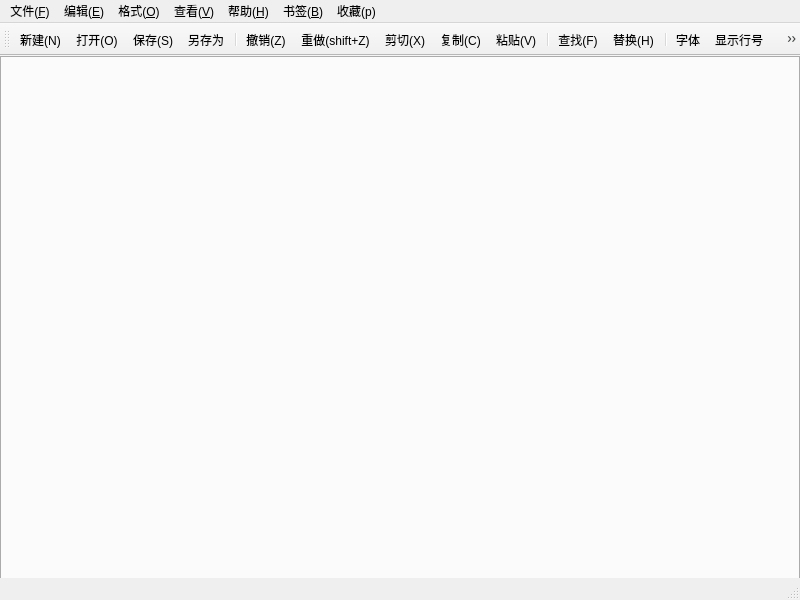
<?xml version="1.0" encoding="UTF-8"?>
<ui version="4.0">
 <class>MainWindow</class>
 <widget class="QMainWindow" name="MainWindow">
  <property name="geometry">
   <rect>
    <x>0</x>
    <y>0</y>
    <width>800</width>
    <height>600</height>
   </rect>
  </property>
  <property name="windowTitle">
   <string>MainWindow</string>
  </property>
  <widget class="QWidget" name="centralwidget">
   <widget class="QTabWidget" name="tabWidget">
    <property name="geometry">
     <rect>
      <x>0</x>
      <y>0</y>
      <width>800</width>
      <height>600</height>
     </rect>
    </property>
    <property name="currentIndex">
     <number>-1</number>
    </property>
   </widget>
  </widget>
  <widget class="QMenuBar" name="menubar">
   <property name="geometry">
    <rect>
     <x>0</x>
     <y>0</y>
     <width>800</width>
     <height>25</height>
    </rect>
   </property>
   <widget class="QMenu" name="menu_F">
    <property name="title">
     <string>文件(&amp;F)</string>
    </property>
    <addaction name="actionNew"/>
    <addaction name="actionOpen"/>
    <addaction name="actionSave"/>
    <addaction name="actionSaveAs"/>
    <addaction name="actionExit"/>
   </widget>
   <widget class="QMenu" name="menu_E">
    <property name="title">
     <string>编辑(&amp;E)</string>
    </property>
    <addaction name="actionUndo"/>
    <addaction name="actionRedo"/>
    <addaction name="actCut"/>
    <addaction name="actionCopy"/>
    <addaction name="actionPaste"/>
   </widget>
   <widget class="QMenu" name="menu_O">
    <property name="title">
     <string>格式(&amp;O)</string>
    </property>
    <addaction name="actionShowLineNumber"/>
    <addaction name="actionUneWrap"/>
    <addaction name="separator"/>
    <addaction name="actionFont"/>
    <addaction name="actionFontColor"/>
    <addaction name="separator"/>
    <addaction name="actionFontBackground"/>
    <addaction name="actionEditorBackground"/>
   </widget>
   <widget class="QMenu" name="menu_V">
    <property name="title">
     <string>查看(&amp;V)</string>
    </property>
    <addaction name="actionShowToolbar"/>
    <addaction name="actionShowstatusbar"/>
    <addaction name="actionFind"/>
    <addaction name="actionReplace"/>
   </widget>
   <widget class="QMenu" name="menu_H">
    <property name="title">
     <string>帮助(&amp;H)</string>
    </property>
    <addaction name="actionAbout"/>
   </widget>
   <widget class="QMenu" name="menuBookmarks">
    <property name="title">
     <string>书签(&amp;B)</string>
    </property>
    <addaction name="actionAddBookmark"/>
    <addaction name="actionRemoveBookmark"/>
    <addaction name="actionViewBookmarks"/>
    <addaction name="actionGotoBookmark"/>
   </widget>
   <widget class="QMenu" name="menu_p">
    <property name="title">
     <string>收藏(p)</string>
    </property>
    <addaction name="actionAddFavorite"/>
    <addaction name="actionRemoveFavorite"/>
    <addaction name="actionOpenFavorite"/>
    <addaction name="actionViewFavorites"/>
   </widget>
   <addaction name="menu_F"/>
   <addaction name="menu_E"/>
   <addaction name="menu_O"/>
   <addaction name="menu_V"/>
   <addaction name="menu_H"/>
   <addaction name="menuBookmarks"/>
   <addaction name="menu_p"/>
  </widget>
  <widget class="QToolBar" name="toolBar">
   <property name="windowTitle">
    <string>toolBar</string>
   </property>
   <property name="toolButtonStyle">
    <enum>Qt::ToolButtonStyle::ToolButtonIconOnly</enum>
   </property>
   <attribute name="toolBarArea">
    <enum>TopToolBarArea</enum>
   </attribute>
   <attribute name="toolBarBreak">
    <bool>false</bool>
   </attribute>
   <addaction name="actionNew"/>
   <addaction name="actionOpen"/>
   <addaction name="actionSave"/>
   <addaction name="actionSaveAs"/>
   <addaction name="separator"/>
   <addaction name="actionUndo"/>
   <addaction name="actionRedo"/>
   <addaction name="actCut"/>
   <addaction name="actionCopy"/>
   <addaction name="actionPaste"/>
   <addaction name="separator"/>
   <addaction name="actionFind"/>
   <addaction name="actionReplace"/>
   <addaction name="separator"/>
   <addaction name="actionFont"/>
   <addaction name="actionShowLineNumber"/>
   <addaction name="actionUneWrap"/>
   <addaction name="separator"/>
   <addaction name="actionShowToolbar"/>
   <addaction name="actionShowstatusbar"/>
   <addaction name="actionToggleTheme"/>
  </widget>
  <widget class="QStatusBar" name="statusBar"/>
  <action name="actionNew">
   <property name="icon">
    <iconset theme="QIcon::ThemeIcon::DocumentNew" resource="img.qrc">
     <normaloff>:/img/new2.bmp</normaloff>
     <normalon>:/img/120.bmp</normalon>:/img/new2.bmp</iconset>
   </property>
   <property name="text">
    <string>新建(N)</string>
   </property>
   <property name="toolTip">
    <string>新建(N)</string>
   </property>
   <property name="shortcut">
    <string>Ctrl+N</string>
   </property>
   <property name="menuRole">
    <enum>QAction::MenuRole::TextHeuristicRole</enum>
   </property>
  </action>
  <action name="actCut">
   <property name="icon">
    <iconset theme="QIcon::ThemeIcon::EditCut" resource="img.qrc">
     <normaloff>:/img/cut.bmp</normaloff>:/img/cut.bmp</iconset>
   </property>
   <property name="text">
    <string>剪切(X)</string>
   </property>
   <property name="toolTip">
    <string>剪切(X)</string>
   </property>
   <property name="shortcut">
    <string>Ctrl+X</string>
   </property>
  </action>
  <action name="actionExit">
   <property name="icon">
    <iconset theme="QIcon::ThemeIcon::SystemLogOut" resource="img.qrc">
     <normaloff>:/img/Exit.png</normaloff>:/img/Exit.png</iconset>
   </property>
   <property name="text">
    <string>退出</string>
   </property>
   <property name="toolTip">
    <string>退出</string>
   </property>
  </action>
  <action name="actionSave">
   <property name="icon">
    <iconset theme="QIcon::ThemeIcon::DocumentSave" resource="img.qrc">
     <normaloff>:/img/Save.png</normaloff>:/img/Save.png</iconset>
   </property>
   <property name="text">
    <string>保存(S)</string>
   </property>
   <property name="toolTip">
    <string>保存</string>
   </property>
   <property name="shortcut">
    <string>Ctrl+S</string>
   </property>
   <property name="menuRole">
    <enum>QAction::MenuRole::TextHeuristicRole</enum>
   </property>
  </action>
  <action name="actionSaveAs">
   <property name="icon">
    <iconset theme="QIcon::ThemeIcon::DocumentSaveAs" resource="img.qrc">
     <normaloff>:/img/Saveas.png</normaloff>:/img/Saveas.png</iconset>
   </property>
   <property name="text">
    <string>另存为</string>
   </property>
   <property name="toolTip">
    <string>另存为</string>
   </property>
   <property name="menuRole">
    <enum>QAction::MenuRole::TextHeuristicRole</enum>
   </property>
  </action>
  <action name="actionUndo">
   <property name="icon">
    <iconset theme="QIcon::ThemeIcon::EditUndo"/>
   </property>
   <property name="text">
    <string>撤销(Z)</string>
   </property>
   <property name="toolTip">
    <string>撤销(Z)</string>
   </property>
   <property name="shortcut">
    <string>Ctrl+Z</string>
   </property>
   <property name="menuRole">
    <enum>QAction::MenuRole::NoRole</enum>
   </property>
  </action>
  <action name="actionOpen">
   <property name="icon">
    <iconset theme="QIcon::ThemeIcon::DocumentOpen"/>
   </property>
   <property name="text">
    <string>打开(O)</string>
   </property>
   <property name="toolTip">
    <string>打开(O)</string>
   </property>
   <property name="shortcut">
    <string>Ctrl+O</string>
   </property>
   <property name="menuRole">
    <enum>QAction::MenuRole::NoRole</enum>
   </property>
  </action>
  <action name="actionCopy">
   <property name="icon">
    <iconset theme="QIcon::ThemeIcon::EditCopy"/>
   </property>
   <property name="text">
    <string>复制(C)</string>
   </property>
   <property name="toolTip">
    <string>复制(C)</string>
   </property>
   <property name="shortcut">
    <string>Ctrl+C</string>
   </property>
   <property name="menuRole">
    <enum>QAction::MenuRole::TextHeuristicRole</enum>
   </property>
  </action>
  <action name="actionPaste">
   <property name="icon">
    <iconset theme="QIcon::ThemeIcon::EditPaste"/>
   </property>
   <property name="text">
    <string>粘贴(V)</string>
   </property>
   <property name="toolTip">
    <string>粘贴(V)</string>
   </property>
   <property name="shortcut">
    <string>Ctrl+V</string>
   </property>
   <property name="menuRole">
    <enum>QAction::MenuRole::NoRole</enum>
   </property>
  </action>
  <action name="actionFind">
   <property name="icon">
    <iconset theme="QIcon::ThemeIcon::SystemSearch"/>
   </property>
   <property name="text">
    <string>查找(F)</string>
   </property>
   <property name="toolTip">
    <string>查找(F)</string>
   </property>
   <property name="shortcut">
    <string>Ctrl+F</string>
   </property>
   <property name="menuRole">
    <enum>QAction::MenuRole::NoRole</enum>
   </property>
  </action>
  <action name="actionReplace">
   <property name="icon">
    <iconset theme="QIcon::ThemeIcon::MediaPlaylistRepeat"/>
   </property>
   <property name="text">
    <string>替换(H)</string>
   </property>
   <property name="toolTip">
    <string>替换(H)</string>
   </property>
   <property name="shortcut">
    <string>Ctrl+H</string>
   </property>
   <property name="menuRole">
    <enum>QAction::MenuRole::NoRole</enum>
   </property>
  </action>
  <action name="actionFont">
   <property name="icon">
    <iconset theme="QIcon::ThemeIcon::FormatTextItalic"/>
   </property>
   <property name="text">
    <string>字体</string>
   </property>
   <property name="toolTip">
    <string>字体</string>
   </property>
   <property name="menuRole">
    <enum>QAction::MenuRole::NoRole</enum>
   </property>
  </action>
  <action name="actionUneWrap">
   <property name="checkable">
    <bool>true</bool>
   </property>
   <property name="icon">
    <iconset theme="QIcon::ThemeIcon::FormatJustifyCenter"/>
   </property>
   <property name="text">
    <string>自动换行</string>
   </property>
   <property name="toolTip">
    <string>自动换行</string>
   </property>
   <property name="menuRole">
    <enum>QAction::MenuRole::NoRole</enum>
   </property>
  </action>
  <action name="actionShowToolbar">
   <property name="checkable">
    <bool>true</bool>
   </property>
   <property name="icon">
    <iconset resource="img.qrc">
     <normaloff>:/img/IcOutlineHandyman.png</normaloff>:/img/IcOutlineHandyman.png</iconset>
   </property>
   <property name="text">
    <string>工具栏</string>
   </property>
   <property name="toolTip">
    <string>工具栏</string>
   </property>
   <property name="menuRole">
    <enum>QAction::MenuRole::NoRole</enum>
   </property>
  </action>
  <action name="actionShowstatusbar">
   <property name="checkable">
    <bool>true</bool>
   </property>
   <property name="icon">
    <iconset theme="QIcon::ThemeIcon::DriveHarddisk"/>
   </property>
   <property name="text">
    <string>状态栏</string>
   </property>
   <property name="toolTip">
    <string>状态栏</string>
   </property>
   <property name="menuRole">
    <enum>QAction::MenuRole::NoRole</enum>
   </property>
  </action>
  <action name="actionRedo">
   <property name="icon">
    <iconset theme="QIcon::ThemeIcon::EditRedo"/>
   </property>
   <property name="text">
    <string>重做(shift+Z)</string>
   </property>
   <property name="toolTip">
    <string>重做(shift+Z)</string>
   </property>
   <property name="shortcut">
    <string>Ctrl+Shift+Z</string>
   </property>
   <property name="menuRole">
    <enum>QAction::MenuRole::NoRole</enum>
   </property>
  </action>
  <action name="actionSelectAll">
   <property name="icon">
    <iconset theme="QIcon::ThemeIcon::EditSelectAll"/>
   </property>
   <property name="text">
    <string>全选(A)</string>
   </property>
   <property name="toolTip">
    <string>全选(A)</string>
   </property>
   <property name="shortcut">
    <string>Ctrl+A</string>
   </property>
   <property name="menuRole">
    <enum>QAction::MenuRole::NoRole</enum>
   </property>
  </action>
  <action name="actionAbout">
   <property name="icon">
    <iconset theme="QIcon::ThemeIcon::HelpAbout"/>
   </property>
   <property name="text">
    <string>关于</string>
   </property>
   <property name="toolTip">
    <string>关于</string>
   </property>
   <property name="menuRole">
    <enum>QAction::MenuRole::NoRole</enum>
   </property>
  </action>
  <action name="actionShowLineNumber">
   <property name="checkable">
    <bool>true</bool>
   </property>
   <property name="icon">
    <iconset theme="QIcon::ThemeIcon::ListRemove"/>
   </property>
   <property name="text">
    <string>显示行号</string>
   </property>
   <property name="toolTip">
    <string>显示行号</string>
   </property>
   <property name="menuRole">
    <enum>QAction::MenuRole::NoRole</enum>
   </property>
  </action>
  <action name="actionFontColor">
   <property name="text">
    <string>字体颜色</string>
   </property>
   <property name="toolTip">
    <string>字体颜色</string>
   </property>
   <property name="menuRole">
    <enum>QAction::MenuRole::NoRole</enum>
   </property>
  </action>
  <action name="actionEditorBackground">
   <property name="text">
    <string>编辑器背景色</string>
   </property>
   <property name="toolTip">
    <string>编辑器背景色</string>
   </property>
   <property name="menuRole">
    <enum>QAction::MenuRole::NoRole</enum>
   </property>
  </action>
  <action name="actionFontBackground">
   <property name="text">
    <string>字体背景色</string>
   </property>
   <property name="toolTip">
    <string>字体背景色</string>
   </property>
   <property name="menuRole">
    <enum>QAction::MenuRole::NoRole</enum>
   </property>
  </action>
  <action name="actionToggleTheme">
   <property name="icon">
    <iconset theme="QIcon::ThemeIcon::MediaRecord"/>
   </property>
   <property name="text">
    <string>切换深浅色模式</string>
   </property>
   <property name="toolTip">
    <string>切换为深/浅色模式</string>
   </property>
   <property name="menuRole">
    <enum>QAction::MenuRole::NoRole</enum>
   </property>
  </action>
  <action name="actionAddBookmark">
   <property name="text">
    <string>添加书签</string>
   </property>
   <property name="menuRole">
    <enum>QAction::MenuRole::NoRole</enum>
   </property>
  </action>
  <action name="actionRemoveBookmark">
   <property name="text">
    <string>移除书签</string>
   </property>
   <property name="menuRole">
    <enum>QAction::MenuRole::NoRole</enum>
   </property>
  </action>
  <action name="actionViewBookmarks">
   <property name="text">
    <string>查看书签</string>
   </property>
   <property name="menuRole">
    <enum>QAction::MenuRole::NoRole</enum>
   </property>
  </action>
  <action name="actionGotoBookmark">
   <property name="text">
    <string>跳转书签</string>
   </property>
   <property name="toolTip">
    <string>跳转到指定书签</string>
   </property>
   <property name="menuRole">
    <enum>QAction::MenuRole::NoRole</enum>
   </property>
  </action>
  <action name="actionAddFavorite">
   <property name="text">
    <string>添加收藏</string>
   </property>
   <property name="toolTip">
    <string>添加收藏</string>
   </property>
   <property name="menuRole">
    <enum>QAction::MenuRole::NoRole</enum>
   </property>
  </action>
  <action name="actionRemoveFavorite">
   <property name="text">
    <string>移除收藏</string>
   </property>
   <property name="toolTip">
    <string>移除收藏</string>
   </property>
   <property name="menuRole">
    <enum>QAction::MenuRole::NoRole</enum>
   </property>
  </action>
  <action name="actionOpenFavorite">
   <property name="text">
    <string>打开收藏</string>
   </property>
   <property name="toolTip">
    <string>打开收藏</string>
   </property>
   <property name="menuRole">
    <enum>QAction::MenuRole::NoRole</enum>
   </property>
  </action>
  <action name="actionViewFavorites">
   <property name="text">
    <string>查看收藏</string>
   </property>
   <property name="toolTip">
    <string>查看收藏</string>
   </property>
   <property name="menuRole">
    <enum>QAction::MenuRole::NoRole</enum>
   </property>
  </action>
 </widget>
 <resources>
  <include location="img.qrc"/>
 </resources>
 <connections/>
</ui>
